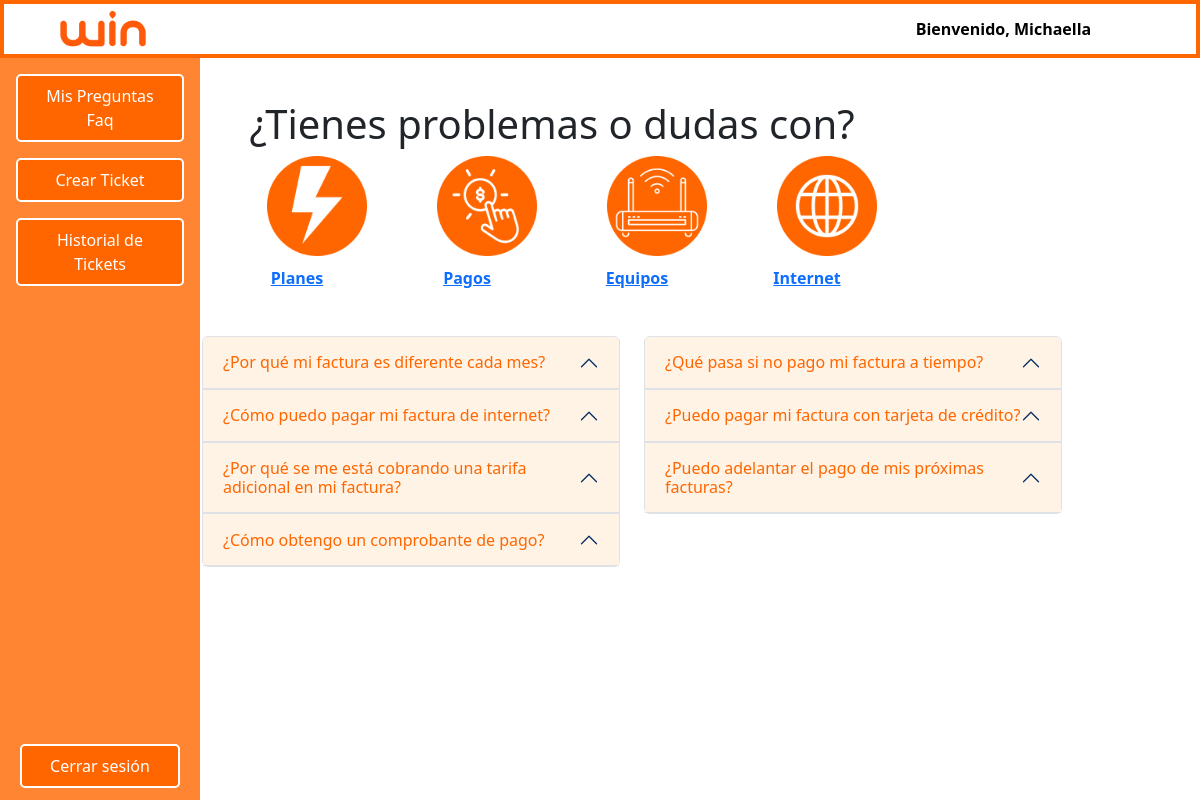
Page /Menu_Cliente.php?categoria=Pa (signed in) on the committed database.
### tables this page shows
CREATE TABLE `cliente` (
  `id_Cliente` int(11) NOT NULL,
  `Id_plan` int(11) DEFAULT NULL,
  `Id_equipo` int(11) NOT NULL,
  `Nombre` varchar(20) NOT NULL,
  `Apellidos` varchar(20) NOT NULL,
  `Email_C` varchar(40) NOT NULL CHECK (`Email_C` like '%_@__%.__%'),
  `Clave_C` varchar(18) NOT NULL,
  `Direccion` varchar(50) NOT NULL,
  `Telefono` char(9) DEFAULT NULL
);

CREATE TABLE `articulo_faq` (
  `id_FAQ` int(11) NOT NULL,
  `id_moderador` int(11) DEFAULT NULL,
  `Titulo` varchar(100) NOT NULL,
  `Contenido` text NOT NULL,
  `Categoria` enum('Pl','Pa','Eq','In','O') DEFAULT NULL,
  `Fecha_Publicacion` datetime DEFAULT current_timestamp()
);

### Menu_Cliente.php (the view, shortened to what this page needs)
<?php
$conexion = mysqli_connect("localhost", "root", "root", "soporte");
$categoria = isset($_GET['categoria']) ? $_GET['categoria'] : '';
$usuario = $_SESSION['usuario'];
$sql = "SELECT Nombre FROM cliente WHERE Email_C = '$usuario'";
$resultnombre = mysqli_query($conexion, $sql);
$row = mysqli_fetch_assoc($resultnombre);
$nombre_cliente = $row['Nombre'];
if ($categoria && $categoria != 'Pe') {
    $sql = "SELECT * FROM articulo_faq WHERE Categoria LIKE '{$categoria}%'";
} else {
    $sql = "SELECT * FROM articulo_faq";
}
$result = mysqli_query($conexion, $sql);
?>
<link rel="stylesheet" href="cssCliente\styleMenu_Cliente.css">
<!DOCTYPE html>
<html lang="en">
<head>
    <link href="https://cdn.jsdelivr.net/npm/bootstrap@5.3.3/dist/css/bootstrap.min.css" rel="stylesheet">
</head>
<body>
<header>
    <img class="img" src="images/win2.png" alt="">
    <div class="welcome">Bienvenido,  <?php echo htmlspecialchars($nombre_cliente); ?></div>
</header>
<div class="container">
    <nav>
        <ul>
            <li><a href="#">Mis Preguntas Faq</a></li>
            <li><a href="Menu_crear_ticket.php">Crear Ticket</a></li>
            <li><a href="Menu_historial_ticket.php">Historial de Tickets </a></li>
        </ul>
        <div class="logout">
            <a href="logout.php">Cerrar sesión</a>
        </div>
    </nav>
    <div class="Problemas">
    <div class="fila2">
        <h1 class="titulo">¿Tienes problemas o dudas con?</h1>
        <div class="iconos-contenedor">
            <a href="Menu_Cliente.php?categoria=Pl">
                <div class="icono">
                    <img src="images/con-planes.png" alt="con-planes">
                    <p>Planes</p>
                </div>
            </a>
            <a href="Menu_Cliente.php?categoria=Pa">
                <div class="icono">
                    <img src="images/con-pagos.png" alt="con-pagos">
                    <p>Pagos</p>
                </div>
            </a>
            <a href="Menu_Cliente.php?categoria=Eq">
                <div class="icono">
                    <img src="images/con-equipos.png" alt="con-equipos">
                    <p>Equipos</p>
                </div>
            </a>
            <a href="Menu_Cliente.php?categoria=In">
                <div class="icono">
                    <img src="images/con-internet.png" alt="con-internet">
                    <p>Internet</p>
                </div>
            </a>
    </div>
    </div>
    <div class="fila3">
        <div class="row">
            <div class="col-md-6">
                <div class="accordion" id="faqAccordionLeft">
                    <?php
                    $contador = 1;
                    while ($mostrar = mysqli_fetch_array($result)) {
                        if ($contador % 2 != 0) { ?>
                            <div class="accordion-item">
                                <h2 class="accordion-header" id="heading<?php echo $contador; ?>">
                                    <button class="accordion-button" type="button" data-bs-toggle="collapse" data-bs-target="#collapse<?php echo $contador; ?>" aria-expanded="true" aria-controls="collapse<?php echo $contador; ?>">
                                        <?php echo htmlspecialchars($mostrar['Titulo']); ?>
                                    </button>
                                </h2>
                            </div>
                    <?php }
                        $contador++;
                    } ?>
                </div>
            </div>
            <div class="col-md-6">
                <div class="accordion" id="faqAccordionRight">
                    <?php
                    $contador = 1;
                    mysqli_data_seek($result, 0);
                    while ($mostrar = mysqli_fetch_array($result)) {
                        if ($contador % 2 == 0) { ?>
                            <div class="accordion-item">
                                <h2 class="accordion-header" id="heading<?php echo $contador; ?>">
                                    <button class="accordion-button" type="button" data-bs-toggle="collapse" data-bs-target="#collapse<?php echo $contador; ?>" aria-expanded="true" aria-controls="collapse<?php echo $contador; ?>">
                                        <?php echo htmlspecialchars($mostrar['Titulo']); ?>
                                    </button>
                                </h2>
                            </div>
                    <?php }
                        $contador++;
                    } ?>
                </div>
            </div>
        </div>
    </div>
</div>
</body>
</html>

### cssCliente/styleMenu_Cliente.css (style rules this page uses)
:root { --primary-orange: #FF6600; --secondary-orange: #FF8533; --dark-orange: #CC5200; --light-orange: #FFE0CC; --white: #FFFFFF; --black: #000000; }
body { font-family: Arial, sans-serif; margin: 0; padding: 0; background-color: #FFFFFF; color: var(--black); }
header { background-color: white; color: var(--white); padding: 0.3rem; display: flex; justify-content: space-between; align-items: center; border: 4px solid #FF6600; z-index: 1000; position: fixed; width: 100%; }
img { height: 40px; margin-left: 40px; }
.container { display: flex; height: 100vh; }
.fila3 { margin-left: 160px; }
nav { position: fixed; width: 200px; top: 0; left: 0; bottom: 0; height: 100%; background-color: var(--secondary-orange); padding: 1rem; overflow-y: auto; margin-top: 58px; }
.logout { position: absolute; bottom: 15px; left: 0; right: 10; margin-bottom: 55px; width: 160px; margin-left: 20px; }
nav ul { list-style-type: none; padding: 0; }
nav ul li { margin-bottom: 1rem; }
nav ul li a, .logout a { text-decoration: none; color: var(--white); background-color: var(--primary-orange); padding: 0.5rem 1rem; border-radius: 5px; display: block; text-align: center; border: 2px solid var(--white); transition: all 0.3s ease; }
.welcome { color: #000000; margin-right: 100px; font-weight: bold; }
.accordion-button:not(.collapsed) { background-color: #FFF3E5 !important; color: #FF6600 !important; }
.accordion-button { background-color: #FFF3E5 !important; color: #FF6600 !important; }
.fila2 { margin-top: 100px; text-align: center; margin-bottom: 30px; }
.iconos-contenedor { display: flex; justify-content: center; align-items: center; gap: 20px; }
.icono { width: 150px; text-align: center; }
.icono img { width: 100px; height: 100px; }
.icono p { margin-top: 10px; font-size: 16px; font-weight: bold; }
.Problemas { max-width: 1020px; }

### rows in the picture
cliente: Nombre "Michaella"
articulo_faq: Titulo "¿Por qué mi factura es diferente cada mes?"
articulo_faq: Titulo "¿Cómo puedo pagar mi factura de internet?"
articulo_faq: Titulo "¿Por qué se me está cobrando una tarifa adicional en mi factura?"
articulo_faq: Titulo "¿Cómo obtengo un comprobante de pago?"
articulo_faq: Titulo "¿Qué pasa si no pago mi factura a tiempo?"
articulo_faq: Titulo "¿Puedo pagar mi factura con tarjeta de crédito?"
articulo_faq: Titulo "¿Puedo adelantar el pago de mis próximas facturas?"
